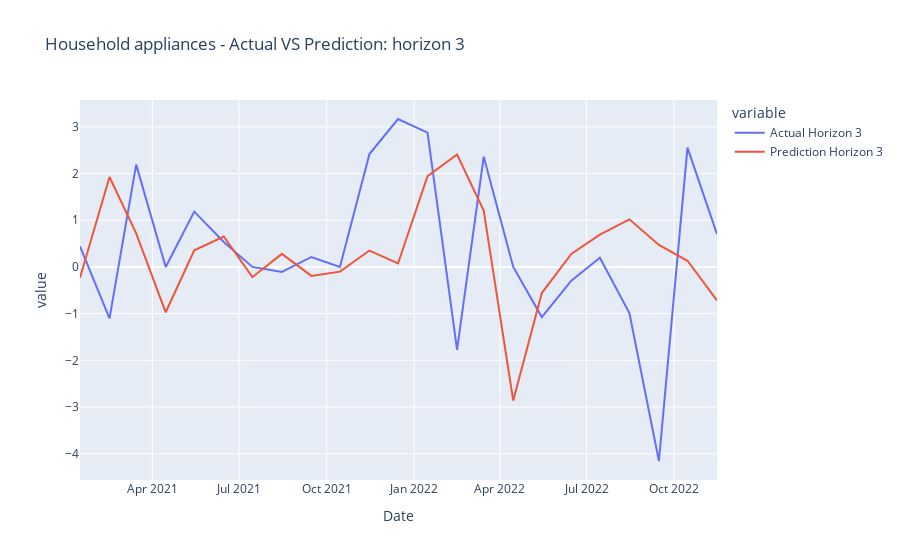
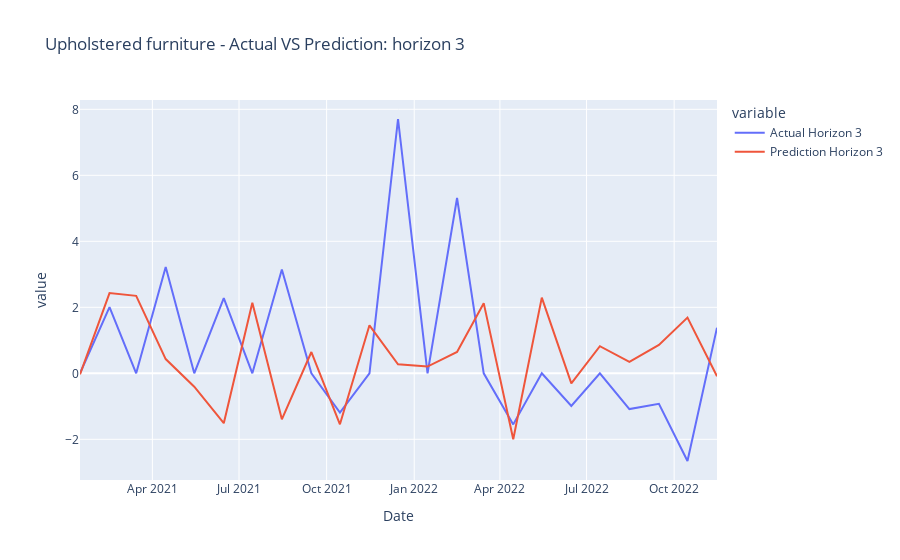
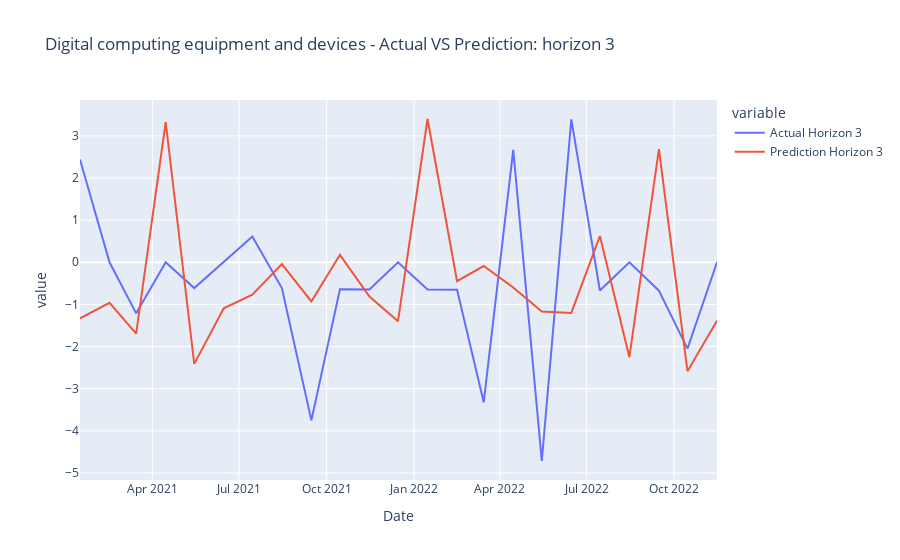
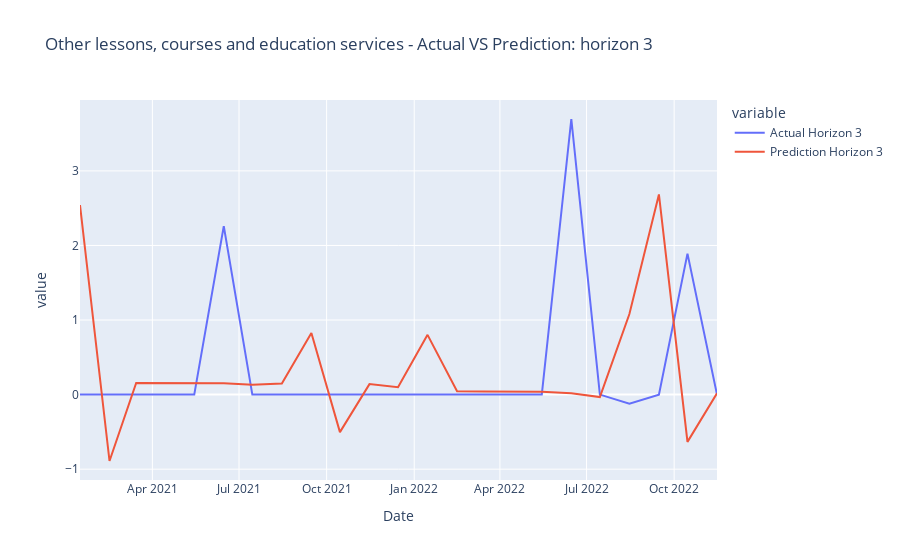

The code cell stored with these charts, in order, in its notebook:
### Code cell
#categories = list(all_data_test_dict_hor_3.keys())
plot_results_horizon(all_data_test_dict_hor_3, categories, 3)

### Figure 1 — Plotly figure (JSON) as saved in the notebook; plotly's stock layout.template omitted (floating-point values rounded to 4 significant figures)
{"data": [{"hovertemplate": "variable=Actual Horizon 3<br>Date=%{x}<br>value=%{y}<extra></extra>", "legendgroup": "Actual Horizon 3", "line": {"color": "#636efa", "dash": "solid"}, "marker": {"symbol": "circle"}, "mode": "lines", "name": "Actual Horizon 3", "orientation": "v", "showlegend": true, "type": "scatter", "x": ["2021-01-15", "2021-02-15", "2021-03-15", "2021-04-15", "2021-05-15", "2021-06-15", "2021-07-15", "2021-08-15", "2021-09-15", "2021-10-15", "2021-11-15", "2021-12-15", "2022-01-15", "2022-02-15", "2022-03-15", "2022-04-15", "2022-05-15", "2022-06-15", "2022-07-15", "2022-08-15", "2022-09-15", "2022-10-15", "2022-11-15", null, null, null], "xaxis": "x", "y": [0.4391, -1.101, 2.191, 0, 1.185, 0.5339, 0, -0.1066, 0.213, 0, 2.417, 3.168, 2.876, -1.775, 2.36, 0, -1.075, -0.2951, 0.1969, -0.9882, -4.157, 2.555, 0.7039, null, null, null], "yaxis": "y"}, {"hovertemplate": "variable=Prediction Horizon 3<br>Date=%{x}<br>value=%{y}<extra></extra>", "legendgroup": "Prediction Horizon 3", "line": {"color": "#EF553B", "dash": "solid"}, "marker": {"symbol": "circle"}, "mode": "lines", "name": "Prediction Horizon 3", "orientation": "v", "showlegend": true, "type": "scatter", "x": ["2021-01-15", "2021-02-15", "2021-03-15", "2021-04-15", "2021-05-15", "2021-06-15", "2021-07-15", "2021-08-15", "2021-09-15", "2021-10-15", "2021-11-15", "2021-12-15", "2022-01-15", "2022-02-15", "2022-03-15", "2022-04-15", "2022-05-15", "2022-06-15", "2022-07-15", "2022-08-15", "2022-09-15", "2022-10-15", "2022-11-15", null, null, null], "xaxis": "x", "y": [-0.2306, 1.925, 0.7182, -0.9713, 0.3557, 0.6511, -0.2196, 0.2796, -0.1917, -0.1013, 0.3505, 0.07386, 1.943, 2.408, 1.206, -2.863, -0.5597, 0.2773, 0.6934, 1.019, 0.4707, 0.1323, -0.7169, 0.9839, 0.6719, null], "yaxis": "y"}], "layout": {"legend": {"title": {"text": "variable"}, "tracegroupgap": 0}, "title": {"text": "Household appliances - Actual VS Prediction: horizon 3"}, "xaxis": {"anchor": "y", "domain": [0, 1], "title": {"text": "Date"}}, "yaxis": {"anchor": "x", "domain": [0, 1], "title": {"text": "value"}}}}

### Figure 2 — Plotly figure (JSON) as saved in the notebook; plotly's stock layout.template omitted (floating-point values rounded to 4 significant figures)
{"data": [{"hovertemplate": "variable=Actual Horizon 3<br>Date=%{x}<br>value=%{y}<extra></extra>", "legendgroup": "Actual Horizon 3", "line": {"color": "#636efa", "dash": "solid"}, "marker": {"symbol": "circle"}, "mode": "lines", "name": "Actual Horizon 3", "orientation": "v", "showlegend": true, "type": "scatter", "x": ["2021-01-15", "2021-02-15", "2021-03-15", "2021-04-15", "2021-05-15", "2021-06-15", "2021-07-15", "2021-08-15", "2021-09-15", "2021-10-15", "2021-11-15", "2021-12-15", "2022-01-15", "2022-02-15", "2022-03-15", "2022-04-15", "2022-05-15", "2022-06-15", "2022-07-15", "2022-08-15", "2022-09-15", "2022-10-15", "2022-11-15", null, null, null], "xaxis": "x", "y": [0, 2.004, 0, 3.221, 0, 2.279, 0, 3.143, 0, -1.19, 0, 7.706, 0, 5.312, 0, -1.548, 0, -0.9901, 0, -1.084, -0.9263, -2.658, 1.381, null, null, null], "yaxis": "y"}, {"hovertemplate": "variable=Prediction Horizon 3<br>Date=%{x}<br>value=%{y}<extra></extra>", "legendgroup": "Prediction Horizon 3", "line": {"color": "#EF553B", "dash": "solid"}, "marker": {"symbol": "circle"}, "mode": "lines", "name": "Prediction Horizon 3", "orientation": "v", "showlegend": true, "type": "scatter", "x": ["2021-01-15", "2021-02-15", "2021-03-15", "2021-04-15", "2021-05-15", "2021-06-15", "2021-07-15", "2021-08-15", "2021-09-15", "2021-10-15", "2021-11-15", "2021-12-15", "2022-01-15", "2022-02-15", "2022-03-15", "2022-04-15", "2022-05-15", "2022-06-15", "2022-07-15", "2022-08-15", "2022-09-15", "2022-10-15", "2022-11-15", null, null, null], "xaxis": "x", "y": [-0.03051, 2.431, 2.348, 0.4319, -0.4065, -1.511, 2.136, -1.394, 0.6449, -1.544, 1.455, 0.2722, 0.2051, 0.646, 2.126, -1.998, 2.294, -0.3038, 0.8211, 0.3452, 0.859, 1.689, -0.08903, -0.08198, -2.21, null], "yaxis": "y"}], "layout": {"legend": {"title": {"text": "variable"}, "tracegroupgap": 0}, "title": {"text": "Upholstered furniture - Actual VS Prediction: horizon 3"}, "xaxis": {"anchor": "y", "domain": [0, 1], "title": {"text": "Date"}}, "yaxis": {"anchor": "x", "domain": [0, 1], "title": {"text": "value"}}}}

### Figure 3 — Plotly figure (JSON) as saved in the notebook; plotly's stock layout.template omitted (floating-point values rounded to 4 significant figures)
{"data": [{"hovertemplate": "variable=Actual Horizon 3<br>Date=%{x}<br>value=%{y}<extra></extra>", "legendgroup": "Actual Horizon 3", "line": {"color": "#636efa", "dash": "solid"}, "marker": {"symbol": "circle"}, "mode": "lines", "name": "Actual Horizon 3", "orientation": "v", "showlegend": true, "type": "scatter", "x": ["2021-01-15", "2021-02-15", "2021-03-15", "2021-04-15", "2021-05-15", "2021-06-15", "2021-07-15", "2021-08-15", "2021-09-15", "2021-10-15", "2021-11-15", "2021-12-15", "2022-01-15", "2022-02-15", "2022-03-15", "2022-04-15", "2022-05-15", "2022-06-15", "2022-07-15", "2022-08-15", "2022-09-15", "2022-10-15", "2022-11-15", null, null, null], "xaxis": "x", "y": [2.439, 0, -1.212, 0, -0.6116, 0, 0.6116, -0.6116, -3.75, -0.639, -0.6431, 0, -0.6473, -0.6515, -3.323, 2.667, -4.715, 3.39, -0.6689, 0, -0.6734, -2.048, 0, null, null, null], "yaxis": "y"}, {"hovertemplate": "variable=Prediction Horizon 3<br>Date=%{x}<br>value=%{y}<extra></extra>", "legendgroup": "Prediction Horizon 3", "line": {"color": "#EF553B", "dash": "solid"}, "marker": {"symbol": "circle"}, "mode": "lines", "name": "Prediction Horizon 3", "orientation": "v", "showlegend": true, "type": "scatter", "x": ["2021-01-15", "2021-02-15", "2021-03-15", "2021-04-15", "2021-05-15", "2021-06-15", "2021-07-15", "2021-08-15", "2021-09-15", "2021-10-15", "2021-11-15", "2021-12-15", "2022-01-15", "2022-02-15", "2022-03-15", "2022-04-15", "2022-05-15", "2022-06-15", "2022-07-15", "2022-08-15", "2022-09-15", "2022-10-15", "2022-11-15", null, null, null], "xaxis": "x", "y": [-1.33, -0.9622, -1.692, 3.327, -2.41, -1.092, -0.7686, -0.04119, -0.929, 0.177, -0.8138, -1.398, 3.399, -0.4461, -0.08923, -0.5997, -1.168, -1.202, 0.6234, -2.251, 2.686, -2.585, -1.385, 0.0128, -1.191, null], "yaxis": "y"}], "layout": {"legend": {"title": {"text": "variable"}, "tracegroupgap": 0}, "title": {"text": "Digital computing equipment and devices - Actual VS Prediction: horizon 3"}, "xaxis": {"anchor": "y", "domain": [0, 1], "title": {"text": "Date"}}, "yaxis": {"anchor": "x", "domain": [0, 1], "title": {"text": "value"}}}}

### Figure 4 — Plotly figure (JSON) as saved in the notebook; plotly's stock layout.template omitted (floating-point values rounded to 4 significant figures)
{"data": [{"hovertemplate": "variable=Actual Horizon 3<br>Date=%{x}<br>value=%{y}<extra></extra>", "legendgroup": "Actual Horizon 3", "line": {"color": "#636efa", "dash": "solid"}, "marker": {"symbol": "circle"}, "mode": "lines", "name": "Actual Horizon 3", "orientation": "v", "showlegend": true, "type": "scatter", "x": ["2021-01-15", "2021-02-15", "2021-03-15", "2021-04-15", "2021-05-15", "2021-06-15", "2021-07-15", "2021-08-15", "2021-09-15", "2021-10-15", "2021-11-15", "2021-12-15", "2022-01-15", "2022-02-15", "2022-03-15", "2022-04-15", "2022-05-15", "2022-06-15", "2022-07-15", "2022-08-15", "2022-09-15", "2022-10-15", "2022-11-15", null, null, null], "xaxis": "x", "y": [0, 0, 0, 0, 0, 2.259, 0, 0, 0, 0, 0, 0, 0, 0, 0, 0, 0, 3.696, 0, -0.1231, 0, 1.891, 0, null, null, null], "yaxis": "y"}, {"hovertemplate": "variable=Prediction Horizon 3<br>Date=%{x}<br>value=%{y}<extra></extra>", "legendgroup": "Prediction Horizon 3", "line": {"color": "#EF553B", "dash": "solid"}, "marker": {"symbol": "circle"}, "mode": "lines", "name": "Prediction Horizon 3", "orientation": "v", "showlegend": true, "type": "scatter", "x": ["2021-01-15", "2021-02-15", "2021-03-15", "2021-04-15", "2021-05-15", "2021-06-15", "2021-07-15", "2021-08-15", "2021-09-15", "2021-10-15", "2021-11-15", "2021-12-15", "2022-01-15", "2022-02-15", "2022-03-15", "2022-04-15", "2022-05-15", "2022-06-15", "2022-07-15", "2022-08-15", "2022-09-15", "2022-10-15", "2022-11-15", null, null, null], "xaxis": "x", "y": [2.543, -0.8904, 0.155, 0.1556, 0.1567, 0.1515, 0.1319, 0.1494, 0.827, -0.5034, 0.1406, 0.09849, 0.8016, 0.04541, 0.04224, 0.04226, 0.03887, 0.01695, -0.03287, 1.08, 2.684, -0.6338, 0.01864, -0.02032, -5.548e-05, null], "yaxis": "y"}], "layout": {"legend": {"title": {"text": "variable"}, "tracegroupgap": 0}, "title": {"text": "Other lessons, courses and education services - Actual VS Prediction: horizon 3"}, "xaxis": {"anchor": "y", "domain": [0, 1], "title": {"text": "Date"}}, "yaxis": {"anchor": "x", "domain": [0, 1], "title": {"text": "value"}}}}
